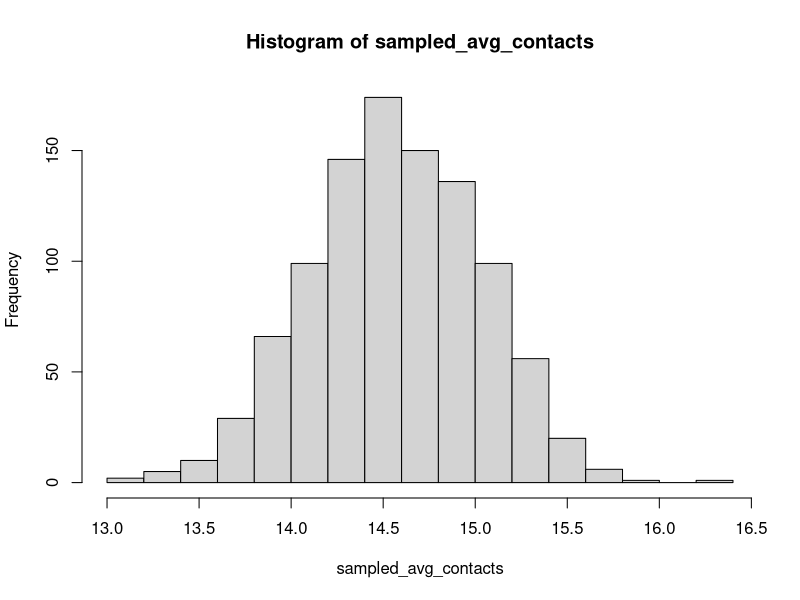
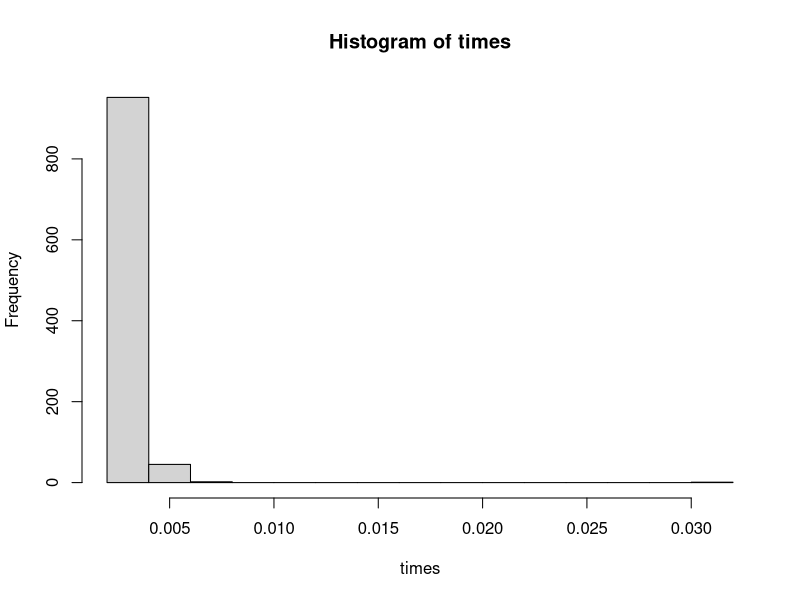
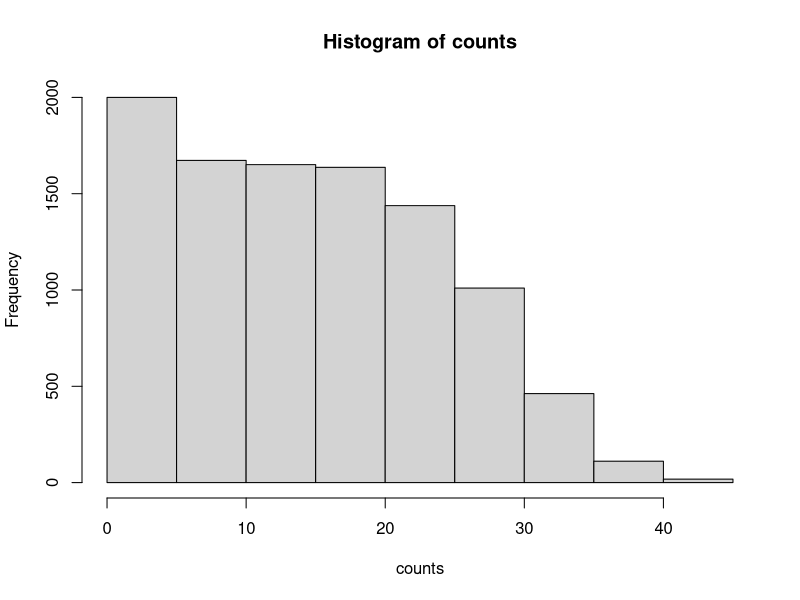

Write the R code that produced these figures, in order.
rm(list=ls())
prob_of_link <- function(i, j, b, n_c ){
  ## the probability of person i and person j being regular contacts
  # b is  the vector beta, the sociability parameters for each person in t
  # the population
  # i, j is the indices of person i and person j in beta
  # n_c mean number of contacts per person
  # it is assumed that i, j are not in the same household
  # this code assumes i holds a single value, whereas j can be of arbitrary
  # length
  n = length(b)#size of the population
  top = n_c*b[i]*b[j]
  bottom =  (n-1)*(mean(b)^2)
  top/bottom
}

get_net <- function(beta, nc=15){
  # Randomly create a regular contact network based off of the sociability
  # of each person,
  # beta stores the sociability values for each person
  # nc is the average number of contacts per person
  #
  # returns a list, network, where network[i] contains the indices
  # of the people i is a regular contact with
  #
  # go through each person and randomly create contacts with other people
  # but we do not consider creating a contact between j and i if we already
  # considered creating a contact between i and j - this would double the 
  # chance of a contact
  
  n <- length(beta) #size of the population
  network <- list();network[1:n] = NA #we will remove the NA at the end
  
  #i only considers the indices greater than i
  #this avoids both i and j considering i<->j 
  u_vec <- runif((n-1)^2) #precompute some coin flips
  for (i in 1:(n-1)){
    #omit people that already considered creating a link with i
    potential_contacts = (i+1):n
    #omit members of the same household, taking h from outside environment
    same_household = which(h == h[i])
    potential_contacts = potential_contacts[
      !(potential_contacts %in% same_household) ]
    #get the chance of contact between i and the potentials
    # using their sociabilities
    chance_of_contact = prob_of_link(i, potential_contacts, beta, nc)
    #then flip a coin with that probability to decide a contact
    u <- runif(length(potential_contacts))
    contacts = potential_contacts[ u < chance_of_contact ]
    network[[i]] <- c( network[[i]], contacts  )
    # add person i into all of its contacts' contacts
    network[contacts] <- lapply(network[contacts], function(x) append(x, i) )
  }
  #take out the placeholder NA, without leaving attributes from na.omit
  lapply(network, function(x) as.numeric(na.omit(x)) )
}

# this shows that the average contacts will on average be nc
# it takes about a minute to run
set.seed(2025); num_reps <- 1000
sampled_avg_contacts <- sampled_sd_contacts <- numeric(num_reps)
times <- numeric(num_reps)
for (i in 1:num_reps){
  n =100; h_max = 5;beta <- runif(n)
  h = rep(1:n, times = sample(1:h_max, n, replace =TRUE))[1:n]
  t <- system.time(network <- get_net(beta))
  times[i] <- t[3] #elapsed times
  counts <- sapply(network, function(x) length(x) )
  sampled_avg_contacts[i] <- mean(counts)
  sampled_sd_contacts[i] <- sd(counts)
}
hist(sampled_avg_contacts);mean(sampled_avg_contacts);mean(sampled_sd_contacts)
hist(times)


set.seed(2025)
n =10000; h_max = 5;beta <- runif(n)
h = rep(1:n, times = sample(1:h_max, n, replace =TRUE))[1:n]
x = system.time( network <- get_net(beta)  )
x[3]


# library("debug")
# mtrace(get_net)
network <- get_net(beta)
# mtrace.off()
length(network)
counts <- sapply(network, function(x) length(x) )
mean(counts);sd(counts)
hist(counts)

